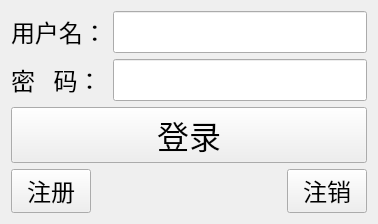
<?xml version="1.0" encoding="UTF-8"?>
<ui version="4.0">
 <class>TcpClient</class>
 <widget class="QWidget" name="TcpClient">
  <property name="geometry">
   <rect>
    <x>0</x>
    <y>0</y>
    <width>378</width>
    <height>216</height>
   </rect>
  </property>
  <property name="windowTitle">
   <string>TcpClient</string>
  </property>
  <layout class="QGridLayout" name="gridLayout_2">
   <item row="0" column="0">
    <layout class="QVBoxLayout" name="verticalLayout_2">
     <item>
      <layout class="QVBoxLayout" name="verticalLayout">
       <item>
        <layout class="QGridLayout" name="gridLayout">
         <item row="0" column="0">
          <widget class="QLabel" name="name_lab">
           <property name="font">
            <font>
             <family>Academy Engraved LET</family>
             <pointsize>18</pointsize>
            </font>
           </property>
           <property name="text">
            <string>用户名：</string>
           </property>
          </widget>
         </item>
         <item row="0" column="1">
          <widget class="QLineEdit" name="name_le">
           <property name="font">
            <font>
             <family>Academy Engraved LET</family>
             <pointsize>18</pointsize>
            </font>
           </property>
          </widget>
         </item>
         <item row="1" column="0">
          <widget class="QLabel" name="pwd_lb">
           <property name="font">
            <font>
             <family>Academy Engraved LET</family>
             <pointsize>18</pointsize>
            </font>
           </property>
           <property name="text">
            <string>密   码：</string>
           </property>
          </widget>
         </item>
         <item row="1" column="1">
          <widget class="QLineEdit" name="pwd_le">
           <property name="font">
            <font>
             <family>Academy Engraved LET</family>
             <pointsize>18</pointsize>
            </font>
           </property>
           <property name="echoMode">
            <enum>QLineEdit::Password</enum>
           </property>
          </widget>
         </item>
        </layout>
       </item>
       <item>
        <widget class="QPushButton" name="login_bt">
         <property name="font">
          <font>
           <family>Academy Engraved LET</family>
           <pointsize>24</pointsize>
          </font>
         </property>
         <property name="text">
          <string>登录</string>
         </property>
        </widget>
       </item>
      </layout>
     </item>
     <item>
      <layout class="QHBoxLayout" name="horizontalLayout">
       <item>
        <widget class="QPushButton" name="regist_bt">
         <property name="font">
          <font>
           <family>Academy Engraved LET</family>
           <pointsize>18</pointsize>
          </font>
         </property>
         <property name="text">
          <string>注册</string>
         </property>
        </widget>
       </item>
       <item>
        <spacer name="horizontalSpacer">
         <property name="orientation">
          <enum>Qt::Horizontal</enum>
         </property>
         <property name="sizeHint" stdset="0">
          <size>
           <width>68</width>
           <height>20</height>
          </size>
         </property>
        </spacer>
       </item>
       <item>
        <widget class="QPushButton" name="Logout_bt">
         <property name="font">
          <font>
           <family>Academy Engraved LET</family>
           <pointsize>18</pointsize>
          </font>
         </property>
         <property name="text">
          <string>注销</string>
         </property>
        </widget>
       </item>
      </layout>
     </item>
    </layout>
   </item>
  </layout>
 </widget>
 <resources/>
 <connections/>
</ui>
